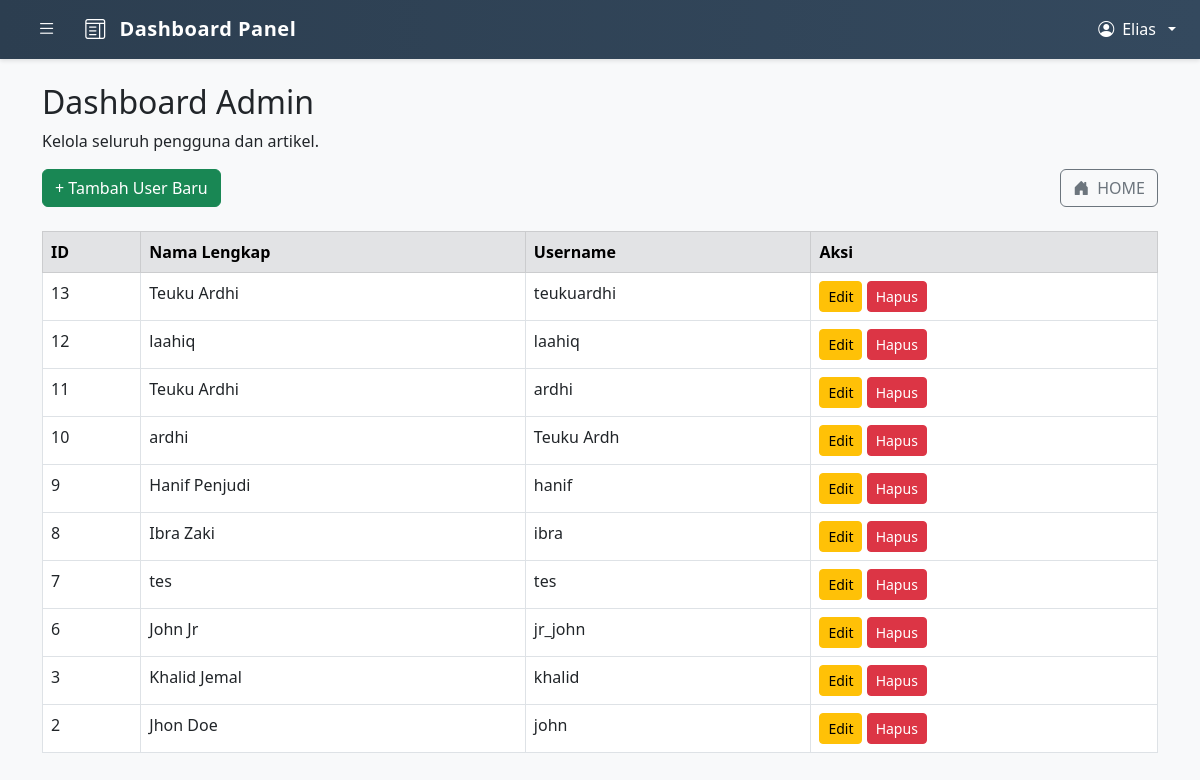
Before: /bloging/dashboard/admin/users_management.php (signed in) with the older database file.
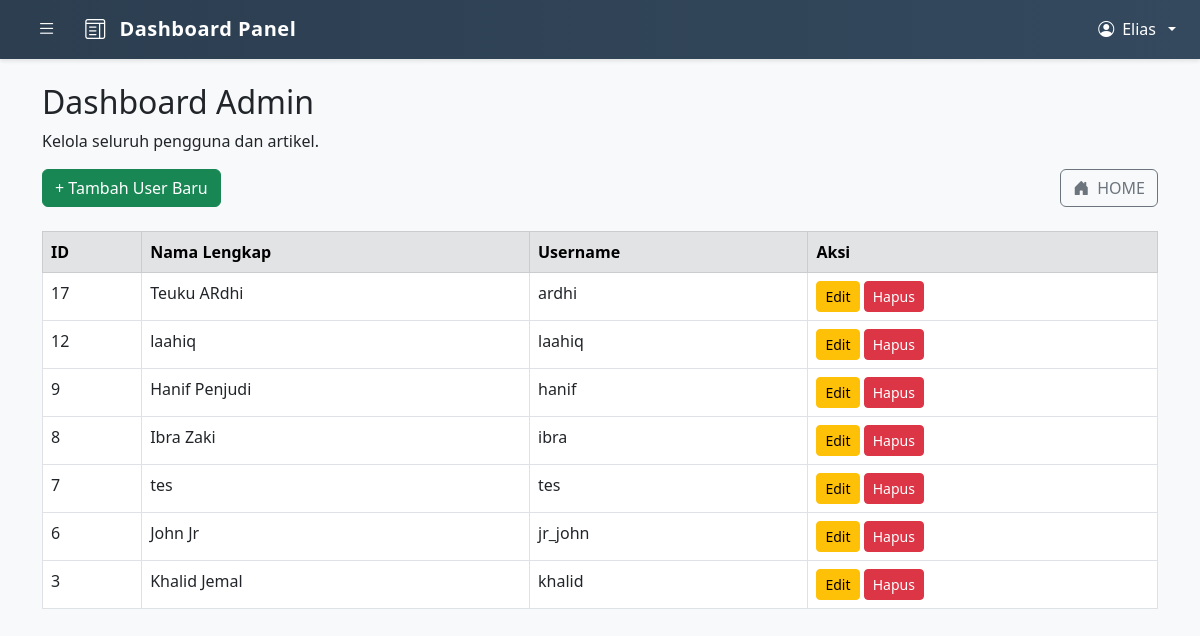
After: the same page with the newer database file.
### tables this page shows
CREATE TABLE IF NOT EXISTS `users` (
  `id` int NOT NULL AUTO_INCREMENT,
  `fname` varchar(255) NOT NULL,
  `username` varchar(255) NOT NULL,
  `password` varchar(255) NOT NULL,
  PRIMARY KEY (`id`),
  UNIQUE KEY `username` (`username`)
);

### bloging/dashboard/admin/users_management.php (the view, shortened to what this page needs)
<?php
include '../../config.php';
$result = $conn->query("SELECT * FROM users ORDER BY id DESC");
?>
<!DOCTYPE html>
<html lang="id">
<head>
    <link href="https://cdn.jsdelivr.net/npm/bootstrap@5.3.0/dist/css/bootstrap.min.css" rel="stylesheet">
    <link href="https://cdn.jsdelivr.net/npm/bootstrap-icons@1.10.5/font/bootstrap-icons.css" rel="stylesheet">
</head>
<body class="bg-light">
    <?php include '../components/navbar.php'; ?>
    <?php include '../components/sidebar.php'; ?>
    <div class="container py-4">
        <h2>Dashboard Admin</h2>
        <p>Kelola seluruh pengguna dan artikel.</p>
        <div class="mb-4 d-flex justify-content-between">
            <a href="add_user.php" class="btn btn-success">+ Tambah User Baru</a>
            <a href="../../../index.php" class="btn btn-outline-secondary d-inline-flex align-items-center gap-2">
                <i class="bi bi-house-door-fill"></i> HOME
            </a>
        </div>
        <div class="table-responsive">
            <table class="table table-bordered table-hover">
                <thead class="table-secondary">
                    <tr>
                        <th>ID</th>
                        <th>Nama Lengkap</th>
                        <th>Username</th>
                        <th>Aksi</th>
                    </tr>
                </thead>
                <tbody>
                    <?php while ($row = $result->fetch_assoc()): ?>
                        <tr>
                            <td><?= $row['id'] ?></td>
                            <td><?= htmlspecialchars($row['fname']) ?></td>
                            <td><?= htmlspecialchars($row['username']) ?></td>
                            <td>
                                <a href="edit_user.php?id=<?= $row['id'] ?>" class="btn btn-sm btn-warning">Edit</a>
                                <a href="delete_user.php?id=<?= $row['id'] ?>" class="btn btn-sm btn-danger" onclick="return confirm('Yakin ingin menghapus?')">Hapus</a>
                            </td>
                        </tr>
                    <?php endwhile; ?>
                </tbody>
            </table>
        </div>
    </div>
</body>
</html>

Changed rows visible on the page:
removed users: id "13", fname "Teuku Ardhi", username "teukuardhi"
removed users: id "11", fname "Teuku Ardhi", username "ardhi"
removed users: id "10", fname "ardhi", username "Teuku Ardh"
removed users: id "2", fname "Jhon Doe", username "john"
added users: id "17", fname "Teuku ARdhi", username "ardhi"
